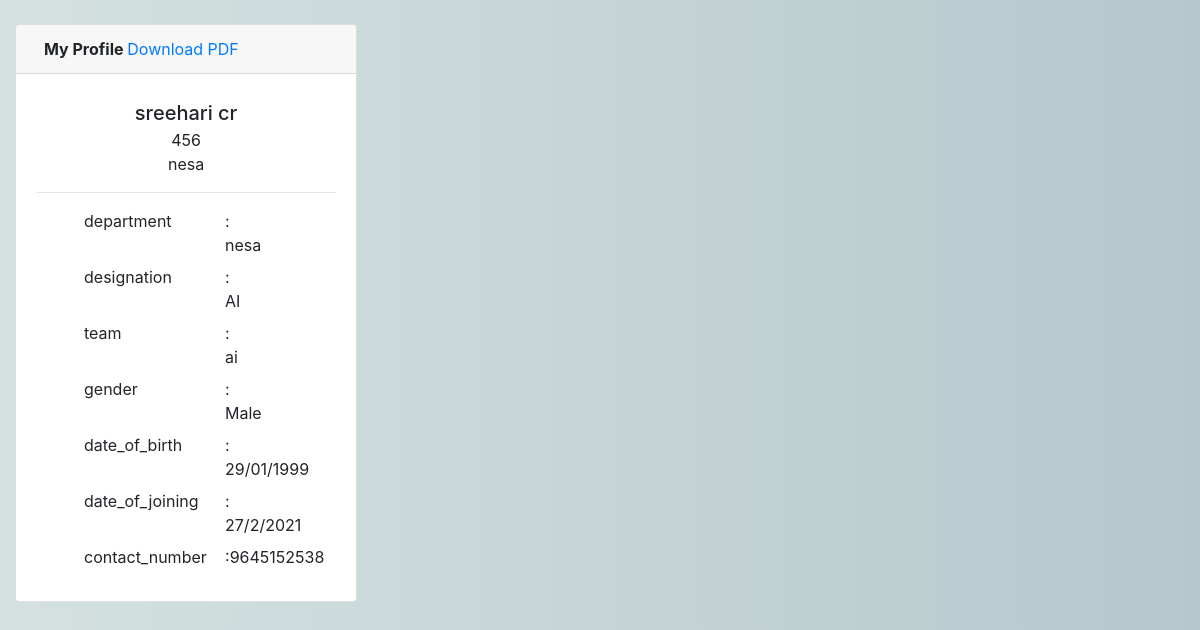
The app's page /user_profile/ (signed in) with its own data.
### app/models.py (models this page shows, shortened)
class Employee(models.Model):
	user = models.OneToOneField(Login, on_delete=models.CASCADE, related_name='user')
	id = models.CharField(primary_key=True, max_length=10)
	name=models.CharField(max_length=50)
	contact_number = models.CharField(max_length=50)
	date_of_birth = models.CharField(max_length=50)
	date_of_joining = models.CharField(max_length=50)
	department = models.CharField(max_length=50)
	designation = models.CharField(max_length=50)
	gender = models.CharField(max_length=50, choices=sex_choice)
	team = models.CharField(max_length=50)

### app/user_views.py (the view)
# urls.py: path('user_profile/', user_views.user_profile, name='user_profile'),
def user_profile(request):
    u = request.user
    profile = Employee.objects.filter(user=u)
    return render(request, 'app/user_profile.html', {'profile': profile})

### app/templates/app/user_profile.html (shortened to what this page needs)
{% extends 'base.html' %}
{% block content %}
<div class="col-md-8">
    <div class="card">
        <div class="card-header">
            <strong class="card-title pl-2">My Profile </strong>
            <a href="{% url 'generate_pdf' %}">Download PDF</a>
        </div>
        {% for u in profile %}
        <div class="card-body">
            <div class="mx-auto d-block">
                <h5 class="text-sm-center mt-2 mb-1">{{u.name}}</h5>
                <div class="location text-sm-center"> {{u.id}}</div>
                <div class="location text-sm-center"> {{u.department}}</div>
                <hr>
                <div class="ml-5 mt-2 mb-1">
                    <div class="row">
                        <div class="col-lg-6">
                            <label>department</label>
                        </div>
                        <div class="col-lg-2">
                            <label>: {{u.department}}</label>
                        </div>
                    </div>
                    <div class="row">
                        <div class="col-lg-6">
                            <label>designation</label>
                        </div>
                        <div class="col-lg-2">
                            <label>: {{u.designation}}</label>
                        </div>
                    </div>
                    <div class="row">
                        <div class="col-lg-6">
                            <label>team</label>
                        </div>
                        <div class="col-lg-2">
                            <label>: {{u.team}}</label>
                        </div>
                    </div>
                    <div class="row">
                        <div class="col-lg-6">
                            <label>gender</label>
                        </div>
                        <div class="col-lg-2">
                            <label>: {{u.gender}}</label>
                        </div>
                    </div>
                    <div class="row">
                        <div class="col-lg-6">
                            <label>date_of_birth</label>
                        </div>
                        <div class="col-lg-2">
                            <label>: {{u.date_of_birth}}</label>
                        </div>
                    </div>
                    <div class="row">
                        <div class="col-lg-6">
                            <label>date_of_joining</label>
                        </div>
                        <div class="col-lg-2">
                            <label>: {{u.date_of_joining}}</label>
                        </div>
                    </div>
                    <div class="row">
                        <div class="col-lg-6">
                            <label>contact_number</label>
                        </div>
                        <div class="col-lg-2">
                            <label>:{{u.contact_number}}</label>
                        </div>
                    </div>
                </div>
            </div>
        </div>
        {% endfor %}
    </div>
</div>
{% endblock %}

### app/static/css/main.css (style rules this page uses)
body { background-image: -moz-linear-gradient(0deg, #d5e1e1 0%, #b5c8cc 100%); background-image: -webkit-linear-gradient(0deg, #d5e1e1 0%, #b5c8cc 100%); background-image: -ms-linear-gradient(0deg, #d5e1e1 0%, #b5c8cc 100%); }

### records on screen
Employee: name "sreehari cr", id "456", department "nesa", designation "AI", team "ai", gender "Male", date_of_birth "29/01/1999", date_of_joining "27/2/2021", contact_number "9645152538"
